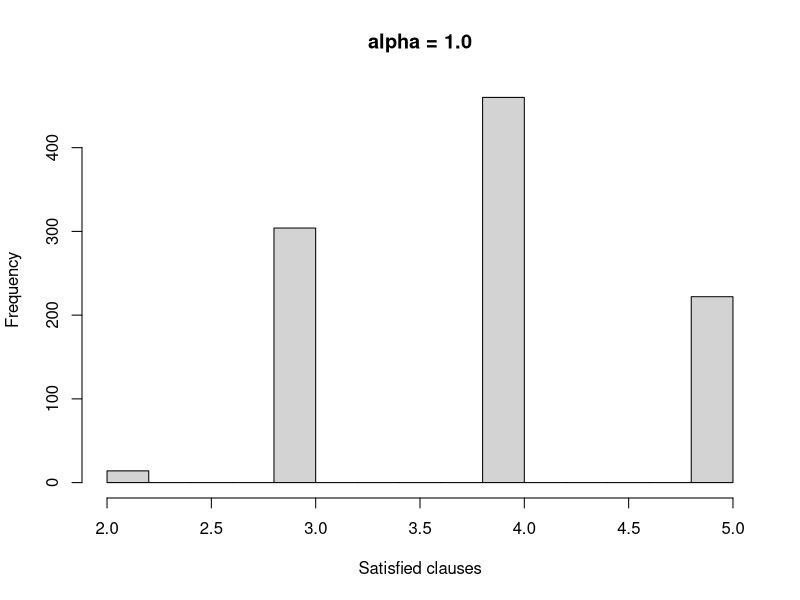

The R source for this figure:
d<-read.table( 'results/test_1.0.dat' )
png( 'results/test_1.0.png' )
hist( d$V1, main = 'alpha = 1.0', xlab = 'Satisfied clauses' )
dev.off()
q()